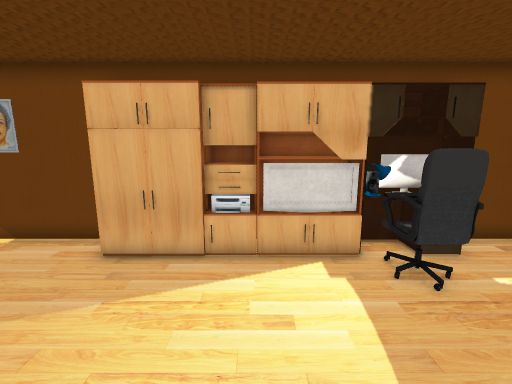
[1] (above)

12 first-person views from a walk through a 3-D level made in the Unity game engine. The camera is 1.5 m above the floor, tilts 10° down and sees 90° across. The floor is counted in squares, 0.5 m on a side. Each view is taken from the middle of a square. On the plan, view 1 faces up. The plan holds only what a view shows up to about 19 squares ahead; the rest is blank. The place goes on beyond the plan. Some animated figures are left out. Some surface patterns are stand-ins.

[2]
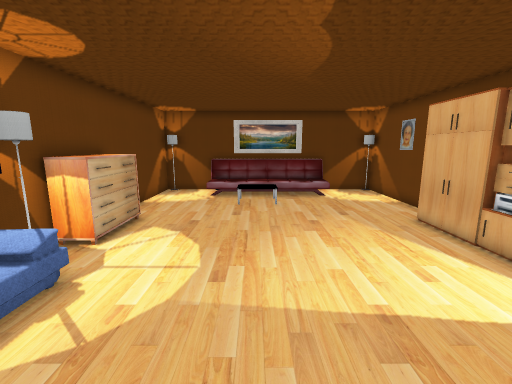

[3]
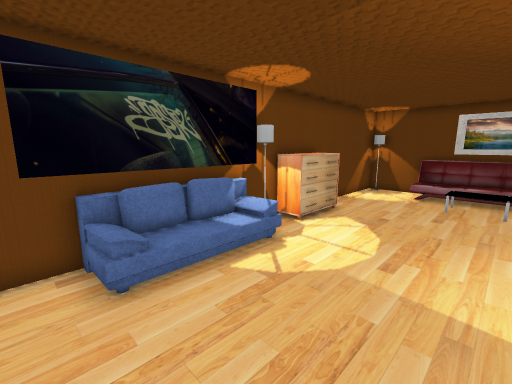

[4]
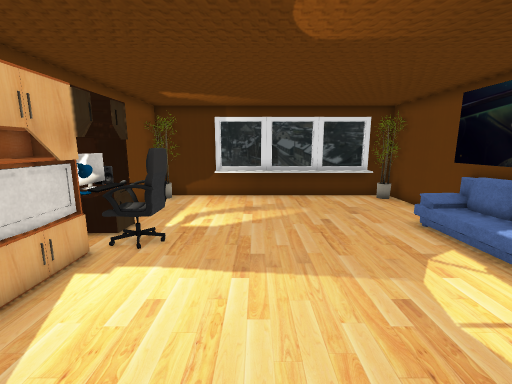

[5]
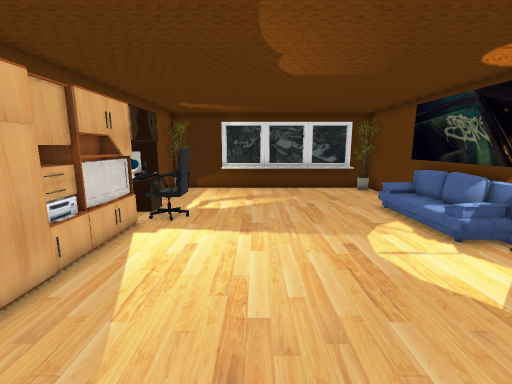

[6]
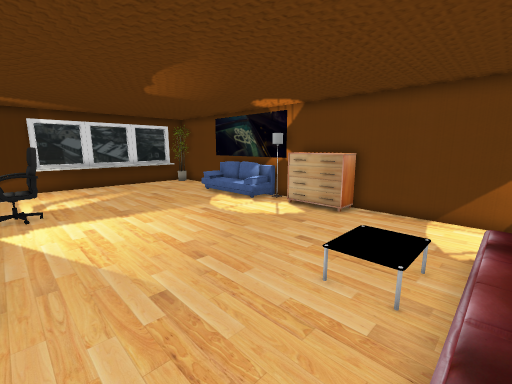

[7]
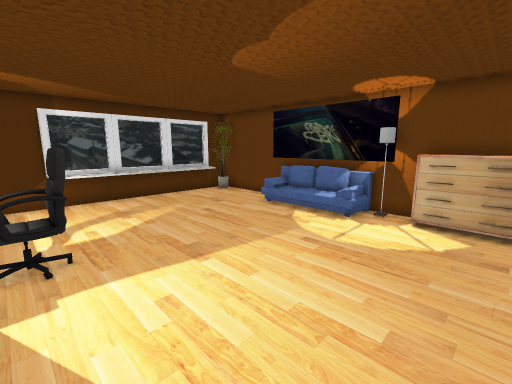

[8]
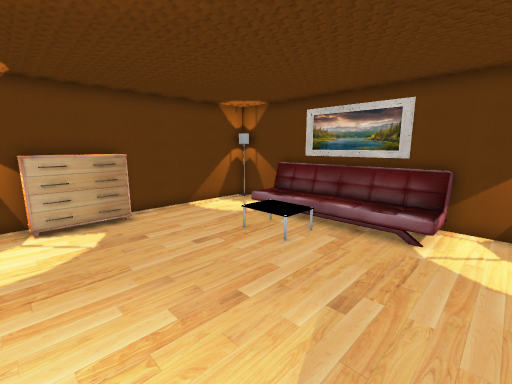

[9]
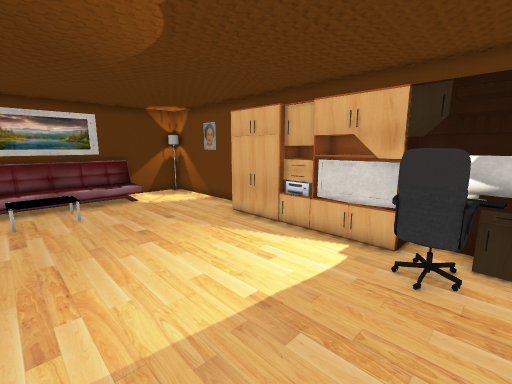

[10]
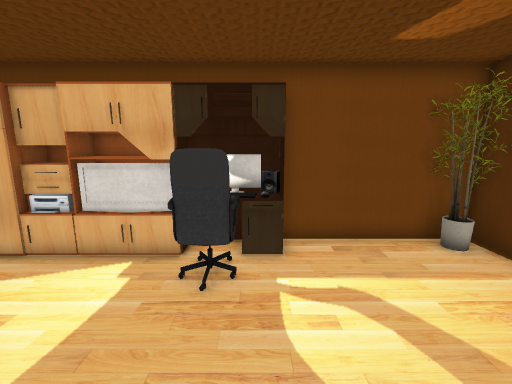

[11]
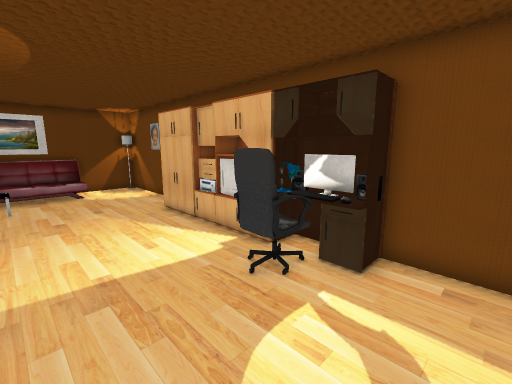

[12]
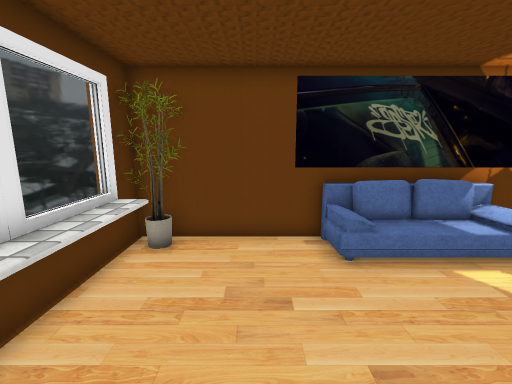

### Floor plan
Key: @ floor where view 1 was taken; # wall or solid block; . main floor; : floor 0.5 m higher than the main floor; / step, stairs or slope; = window, fence, low wall or low ledge; ^ raised ledge; C cabinet; T TV; L lamp; K keyboard; H chair; S sofa; P plant; O other object.
Columns run from 12 left of view 1 to 12 right of it. Each row starts with its distance up from view 1.
  8 ########   ##############
  7 #..........C#TTLKK.....P#
  6 #..............HHH......#
  5 #. ............HHH..... #
  4 #::....................^^
  3 #::....................^^
  2 #::....................^^
  1 #::/O..................^^
  0 #::/O.......@..........^^
 -1 #::/O..................^^
 -2 #::....................^^
 -3 S::....................^^
 -4 #...........///////....^^
 -5 #......OOOO.LS=#=O/....P#
 -6 LL#####OOOO#L############

Where each view was taken, in squares from view 1:
view 1: 0 up, 0 right, facing up
view 2: 0 up, 6 right, facing left
view 3: 1 up, 7 right, facing down-left
view 4: 2 up, 4 left, facing right
view 5: 2 up, 7 left, facing right
view 6: 6 up, 10 left, facing down-right
view 7: 6 up, 4 left, facing down-right
view 8: 6 up, 1 left, facing down-left
view 9: 1 down, 5 right, facing up-left
view 10: 0 up, 5 right, facing up
view 11: 1 up, 8 right, facing up-left
view 12: 2 up, 8 right, facing down
